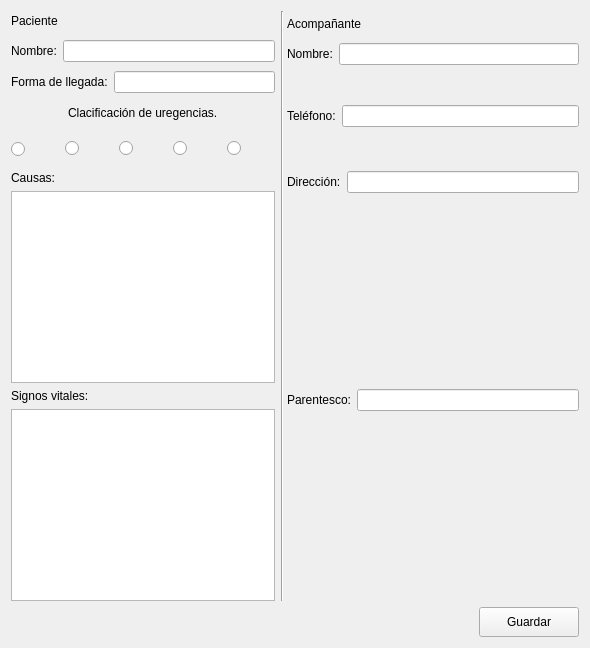
          <widget class="QWidget" name="page_15">
           <layout class="QGridLayout" name="gridLayout_69">
            <item row="0" column="0" rowspan="2">
             <widget class="QLabel" name="label_37">
              <property name="text">
               <string>Paciente</string>
              </property>
             </widget>
            </item>
            <item row="0" column="1" rowspan="11" colspan="2">
             <widget class="Line" name="line_11">
              <property name="orientation">
               <enum>Qt::Vertical</enum>
              </property>
             </widget>
            </item>
            <item row="1" column="2">
             <widget class="QLabel" name="label_41">
              <property name="text">
               <string>Acompañante</string>
              </property>
             </widget>
            </item>
            <item row="2" column="0" rowspan="2">
             <layout class="QGridLayout" name="gridLayout_58">
              <item row="0" column="0">
               <widget class="QLabel" name="label_36">
                <property name="text">
                 <string>Nombre:</string>
                </property>
               </widget>
              </item>
              <item row="0" column="1">
               <widget class="QLineEdit" name="lineEdit_nombreEmergencia">
                <property name="text">
                 <string/>
                </property>
               </widget>
              </item>
             </layout>
            </item>
            <item row="3" column="2">
             <layout class="QGridLayout" name="gridLayout_62">
              <item row="0" column="0">
               <widget class="QLabel" name="label_42">
                <property name="text">
                 <string>Nombre:</string>
                </property>
               </widget>
              </item>
              <item row="0" column="1">
               <widget class="QLineEdit" name="lineEdit_nombreAcom">
                <property name="maxLength">
                 <number>10</number>
                </property>
               </widget>
              </item>
             </layout>
            </item>
            <item row="4" column="0">
             <layout class="QGridLayout" name="gridLayout_59">
              <item row="0" column="0">
               <widget class="QLabel" name="label_38">
                <property name="text">
                 <string>Forma de llegada:</string>
                </property>
               </widget>
              </item>
              <item row="0" column="1">
               <widget class="QLineEdit" name="lineEdit_formaLLegada"/>
              </item>
             </layout>
            </item>
            <item row="5" column="0" rowspan="2">
             <layout class="QGridLayout" name="gridLayout_68">
              <item row="0" column="0">
               <spacer name="horizontalSpacer_117">
                <property name="orientation">
                 <enum>Qt::Horizontal</enum>
                </property>
                <property name="sizeHint" stdset="0">
                 <size>
                  <width>57</width>
                  <height>20</height>
                 </size>
                </property>
               </spacer>
              </item>
              <item row="0" column="1">
               <widget class="QLabel" name="label_45">
                <property name="text">
                 <string>Clacificación de uregencias.</string>
                </property>
               </widget>
              </item>
              <item row="0" column="2">
               <spacer name="horizontalSpacer_118">
                <property name="orientation">
                 <enum>Qt::Horizontal</enum>
                </property>
                <property name="sizeHint" stdset="0">
                 <size>
                  <width>57</width>
                  <height>20</height>
                 </size>
                </property>
               </spacer>
              </item>
             </layout>
            </item>
            <item row="6" column="2">
             <layout class="QGridLayout" name="gridLayout_63">
              <item row="0" column="0">
               <widget class="QLabel" name="label_43">
                <property name="text">
                 <string>Teléfono:</string>
                </property>
               </widget>
              </item>
              <item row="0" column="1">
               <widget class="QLineEdit" name="lineEdit_telefonoAcomp"/>
              </item>
             </layout>
            </item>
            <item row="7" column="0">
             <layout class="QGridLayout" name="gridLayout_65">
              <item row="2" column="3">
               <widget class="QRadioButton" name="radioButton_naranja">
                <property name="text">
                 <string/>
                </property>
                <property name="icon">
                 <iconset resource="imgs/imgs.qrc">
                  <normaloff>:/imgs/naranja.png</normaloff>:/imgs/naranja.png</iconset>
                </property>
                <property name="iconSize">
                 <size>
                  <width>24</width>
                  <height>24</height>
                 </size>
                </property>
               </widget>
              </item>
              <item row="2" column="2">
               <widget class="QRadioButton" name="radioButton_amarillo">
                <property name="text">
                 <string/>
                </property>
                <property name="icon">
                 <iconset resource="imgs/imgs.qrc">
                  <normaloff>:/imgs/amarillo.png</normaloff>:/imgs/amarillo.png</iconset>
                </property>
                <property name="iconSize">
                 <size>
                  <width>24</width>
                  <height>24</height>
                 </size>
                </property>
               </widget>
              </item>
              <item row="2" column="1">
               <widget class="QRadioButton" name="radioButton_verde">
                <property name="sizePolicy">
                 <sizepolicy hsizetype="Preferred" vsizetype="Fixed">
                  <horstretch>0</horstretch>
                  <verstretch>0</verstretch>
                 </sizepolicy>
                </property>
                <property name="text">
                 <string/>
                </property>
                <property name="icon">
                 <iconset resource="imgs/imgs.qrc">
                  <normaloff>:/imgs/verde.png</normaloff>:/imgs/verde.png</iconset>
                </property>
                <property name="iconSize">
                 <size>
                  <width>24</width>
                  <height>24</height>
                 </size>
                </property>
               </widget>
              </item>
              <item row="2" column="0">
               <widget class="QRadioButton" name="radioButton_azul">
                <property name="minimumSize">
                 <size>
                  <width>32</width>
                  <height>32</height>
                 </size>
                </property>
                <property name="text">
                 <string/>
                </property>
                <property name="icon">
                 <iconset resource="imgs/imgs.qrc">
                  <normaloff>:/imgs/azul.png</normaloff>:/imgs/azul.png</iconset>
                </property>
                <property name="iconSize">
                 <size>
                  <width>24</width>
                  <height>24</height>
                 </size>
                </property>
               </widget>
              </item>
              <item row="2" column="4">
               <widget class="QRadioButton" name="radioButton_rojo">
                <property name="text">
                 <string/>
                </property>
                <property name="icon">
                 <iconset resource="imgs/imgs.qrc">
                  <normaloff>:/imgs/rojo.png</normaloff>:/imgs/rojo.png</iconset>
                </property>
                <property name="iconSize">
                 <size>
                  <width>24</width>
                  <height>24</height>
                 </size>
                </property>
               </widget>
              </item>
             </layout>
            </item>
            <item row="8" column="0" rowspan="2">
             <layout class="QGridLayout" name="gridLayout_60">
              <item row="0" column="0">
               <widget class="QLabel" name="label_39">
                <property name="text">
                 <string>Causas:</string>
                </property>
               </widget>
              </item>
              <item row="1" column="0">
               <widget class="QPlainTextEdit" name="plainTextEdit_causas"/>
              </item>
             </layout>
            </item>
            <item row="8" column="2">
             <layout class="QGridLayout" name="gridLayout_64">
              <item row="0" column="0">
               <widget class="QLabel" name="label_44">
                <property name="text">
                 <string>Dirección:</string>
                </property>
               </widget>
              </item>
              <item row="0" column="1">
               <widget class="QLineEdit" name="lineEdit_dirrecion"/>
              </item>
             </layout>
            </item>
            <item row="9" column="2" rowspan="2">
             <layout class="QGridLayout" name="gridLayout_66">
              <item row="0" column="0">
               <widget class="QLabel" name="label_46">
                <property name="text">
                 <string>Parentesco:</string>
                </property>
               </widget>
              </item>
              <item row="0" column="1">
               <widget class="QLineEdit" name="lineEdit_parentesco"/>
              </item>
             </layout>
            </item>
            <item row="10" column="0">
             <layout class="QGridLayout" name="gridLayout_61">
              <item row="0" column="0">
               <widget class="QLabel" name="label_40">
                <property name="text">
                 <string>Signos vitales:</string>
                </property>
               </widget>
              </item>
              <item row="1" column="0">
               <widget class="QPlainTextEdit" name="plainTextEdit_vitales"/>
              </item>
             </layout>
            </item>
            <item row="11" column="1" colspan="2">
             <layout class="QGridLayout" name="gridLayout_67">
              <item row="0" column="0">
               <spacer name="horizontalSpacer_110">
                <property name="orientation">
                 <enum>Qt::Horizontal</enum>
                </property>
                <property name="sizeHint" stdset="0">
                 <size>
                  <width>198</width>
                  <height>20</height>
                 </size>
                </property>
               </spacer>
              </item>
              <item row="0" column="1">
               <widget class="QPushButton" name="pushButton_guardaUrgencia">
                <property name="minimumSize">
                 <size>
                  <width>100</width>
                  <height>30</height>
                 </size>
                </property>
                <property name="maximumSize">
                 <size>
                  <width>16777215</width>
                  <height>16777215</height>
                 </size>
                </property>
                <property name="text">
                 <string>Guardar</string>
                </property>
               </widget>
              </item>
             </layout>
            </item>
           </layout>
          </widget>
